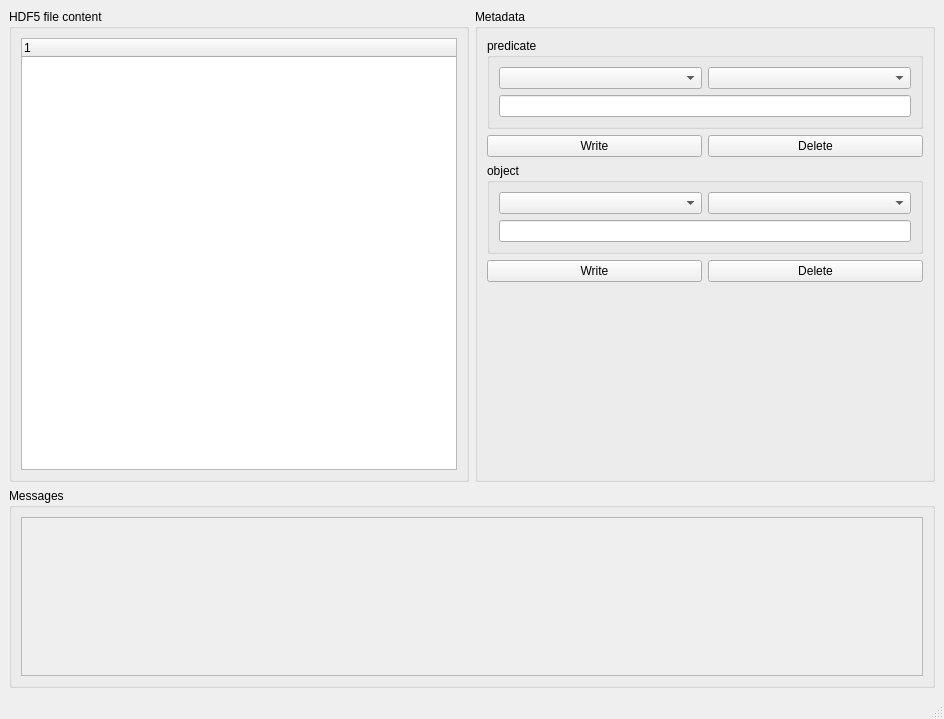
<?xml version="1.0" encoding="UTF-8"?>
<ui version="4.0">
 <class>MainWindow</class>
 <widget class="QMainWindow" name="MainWindow">
  <property name="geometry">
   <rect>
    <x>0</x>
    <y>0</y>
    <width>944</width>
    <height>719</height>
   </rect>
  </property>
  <property name="windowTitle">
   <string>MainWindow</string>
  </property>
  <widget class="QWidget" name="centralwidget">
   <layout class="QGridLayout" name="gridLayout">
    <item row="0" column="1">
     <widget class="QGroupBox" name="groupBox_2">
      <property name="title">
       <string>Metadata</string>
      </property>
      <layout class="QGridLayout" name="gridLayout_4">
       <item row="0" column="3">
        <layout class="QGridLayout" name="gridLayout_3">
         <item row="9" column="0">
          <spacer name="verticalSpacer">
           <property name="orientation">
            <enum>Qt::Vertical</enum>
           </property>
           <property name="sizeHint" stdset="0">
            <size>
             <width>20</width>
             <height>40</height>
            </size>
           </property>
          </spacer>
         </item>
         <item row="7" column="1">
          <widget class="QPushButton" name="delete2">
           <property name="text">
            <string>Delete</string>
           </property>
          </widget>
         </item>
         <item row="4" column="0">
          <widget class="QPushButton" name="write1">
           <property name="text">
            <string>Write</string>
           </property>
          </widget>
         </item>
         <item row="3" column="0" colspan="2">
          <widget class="QGroupBox" name="groupBox1">
           <property name="title">
            <string>predicate</string>
           </property>
           <layout class="QGridLayout" name="gridLayout_5">
            <item row="0" column="0">
             <widget class="QComboBox" name="comboBoxPrefix1"/>
            </item>
            <item row="0" column="1">
             <widget class="QComboBox" name="comboBoxSuffix1"/>
            </item>
            <item row="1" column="0" colspan="2">
             <widget class="QLineEdit" name="lineEditIRI1">
              <property name="minimumSize">
               <size>
                <width>100</width>
                <height>0</height>
               </size>
              </property>
             </widget>
            </item>
           </layout>
          </widget>
         </item>
         <item row="7" column="0">
          <widget class="QPushButton" name="write2">
           <property name="text">
            <string>Write</string>
           </property>
          </widget>
         </item>
         <item row="4" column="1">
          <widget class="QPushButton" name="delete1">
           <property name="text">
            <string>Delete</string>
           </property>
          </widget>
         </item>
         <item row="6" column="0" colspan="2">
          <widget class="QGroupBox" name="groupBox2">
           <property name="title">
            <string>object</string>
           </property>
           <layout class="QGridLayout" name="gridLayout_6">
            <item row="0" column="0">
             <widget class="QComboBox" name="comboBoxPrefix2"/>
            </item>
            <item row="0" column="1">
             <widget class="QComboBox" name="comboBoxSuffix2"/>
            </item>
            <item row="1" column="0" colspan="2">
             <widget class="QLineEdit" name="lineEditIRI2"/>
            </item>
           </layout>
          </widget>
         </item>
         <item row="8" column="0">
          <spacer name="horizontalSpacer">
           <property name="orientation">
            <enum>Qt::Horizontal</enum>
           </property>
           <property name="sizeHint" stdset="0">
            <size>
             <width>40</width>
             <height>20</height>
            </size>
           </property>
          </spacer>
         </item>
         <item row="8" column="1">
          <spacer name="horizontalSpacer_2">
           <property name="orientation">
            <enum>Qt::Horizontal</enum>
           </property>
           <property name="sizeHint" stdset="0">
            <size>
             <width>40</width>
             <height>20</height>
            </size>
           </property>
          </spacer>
         </item>
        </layout>
       </item>
      </layout>
     </widget>
    </item>
    <item row="0" column="0">
     <widget class="QGroupBox" name="groupBox">
      <property name="title">
       <string>HDF5 file content</string>
      </property>
      <layout class="QGridLayout" name="gridLayout_2">
       <item row="0" column="0">
        <widget class="QTreeWidget" name="h5TreeWidget">
         <property name="minimumSize">
          <size>
           <width>100</width>
           <height>200</height>
          </size>
         </property>
         <column>
          <property name="text">
           <string notr="true">1</string>
          </property>
         </column>
        </widget>
       </item>
      </layout>
     </widget>
    </item>
    <item row="1" column="0" colspan="2">
     <widget class="QGroupBox" name="groupBox_3">
      <property name="minimumSize">
       <size>
        <width>0</width>
        <height>100</height>
       </size>
      </property>
      <property name="maximumSize">
       <size>
        <width>16777215</width>
        <height>200</height>
       </size>
      </property>
      <property name="title">
       <string>Messages</string>
      </property>
      <layout class="QVBoxLayout" name="verticalLayout">
       <item>
        <widget class="QPlainTextEdit" name="messageTextEdit">
         <property name="enabled">
          <bool>false</bool>
         </property>
        </widget>
       </item>
      </layout>
     </widget>
    </item>
   </layout>
  </widget>
  <widget class="QMenuBar" name="menubar">
   <property name="geometry">
    <rect>
     <x>0</x>
     <y>0</y>
     <width>944</width>
     <height>26</height>
    </rect>
   </property>
  </widget>
  <widget class="QStatusBar" name="statusbar"/>
 </widget>
 <resources/>
 <connections/>
</ui>
